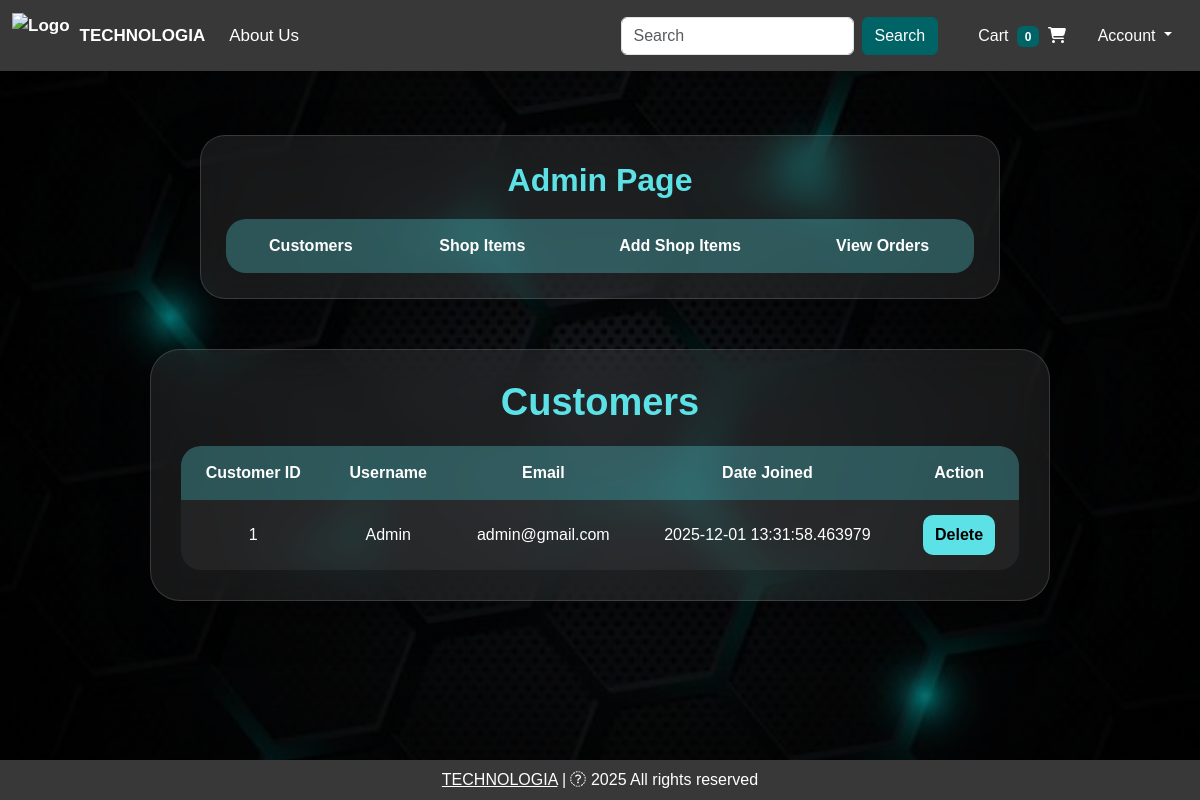
Page /customers (signed in) on the committed database.
### models.py (models this page shows, shortened)
class Customer(db.Model, UserMixin):
    id = db.Column(db.Integer, primary_key=True)
    email = db.Column(db.String(100), unique=True)
    username = db.Column(db.String(100))
    address = db.Column(db.String(200))
    pnumber = db.Column(db.String(20))
    sex = db.Column(db.String(10))
    date_of_birth = db.Column(db.Date)
    profile_picture = db.Column(db.String(255), nullable=True)
    password_hash = db.Column(db.String(150))
    date_joined = db.Column(db.DateTime(), default=datetime.utcnow)
    cart_items = db.relationship('Cart', backref=db.backref('customer', lazy=True))
    orders = db.relationship('Order', backref=db.backref('customer', lazy=True))

### admin.py (the view)
@admin.route('/customers')
@login_required
def display_customers():
    check = admin_required()
    if check:
        return check
    customers = Customer.query.all()
    return render_template('customers.html', customers=customers)

### admin.py (called while the page is built)
def admin_required():
    if not current_user.is_authenticated or current_user.id != 1:
        return render_template('404.html')
    return None

### views.py (called while the page is built)
@views.app_context_processor
def inject_cart_count():
    if current_user.is_authenticated:
        cart_count = Cart.query.filter_by(customer_link=current_user.id).count()
    else:
        cart_count = 0
    return dict(cart_count=cart_count)

### templates/customers.html (shortened to what this page needs)
{% extends 'base.html' %}
{% block body %}
<div class="admin-container">
    <h1>Admin Page</h1>
    <table class="admin-table">
        <tbody>
            <tr>
                <td><a href="/customers">Customers</a></td>
                <td><a href="/shop-items">Shop Items</a></td>
                <td><a href="/add-shop-items">Add Shop Items</a></td>
                <td><a href="/view-orders">View Orders</a></td>
            </tr>
        </tbody>
    </table>
</div>
<div class="customers-container">
    <h1>Customers</h1>
    <table class="customers-table">
        <thead>
            <tr>
                <th>Customer ID</th>
                <th>Username</th>
                <th>Email</th>
                <th>Date Joined</th>
                <th>Action</th>
            </tr>
        </thead>
        <tbody>
            {% for customer in customers %}
            <tr>
                <td>{{ customer.id }}</td>
                <td>{{ customer.username }}</td>
                <td>{{ customer.email }}</td>
                <td>{{ customer.date_joined }}</td>
                <td>
                    <form action="{{ url_for('admin.delete_customer', id=customer.id) }}"
                        method="POST"
                        onsubmit="return confirm('Are you sure you want to delete this customer?');">
                        <button type="submit">Delete</button>
                    </form>
                </td>
            </tr>
            {% endfor %}
        </tbody>
    </table>
</div>
{% endblock %}

### static/css/style.css (style rules this page uses)
body { background-color: #e9e9e9; margin: 0; padding: 0; font-family: sans-serif; }

### templates/base.html (style rules this page uses)
body { background-color: #bffdfa; min-height: 100vh; display: flex; flex-direction: column; }

### templates/customers.html (style rules this page uses)
body { background-image: linear-gradient(rgba(0,0,0,0.55), rgba(0,0,0,0.55)), url('/static/images/BG5.jpg'); background-size: cover; background-repeat: no-repeat; background-position: center; background-attachment: fixed; height: 100vh; font-family: "Poppins", sans-serif; color: #fff; }
.admin-container { max-width: 800px; margin: 40px auto; padding: 25px; background: rgba(255, 255, 255, 0.08); backdrop-filter: blur(20px); border-radius: 25px; border: 1px solid rgba(255, 255, 255, 0.15); box-shadow: 0 15px 45px rgba(0, 0, 0, 0.4); transition: 0.3s ease; }
.admin-container h1 { color: #5ce1e6; font-size: 32px; font-weight: 600; text-align: center; margin-bottom: 20px; }
.admin-table { width: 100%; border-radius: 20px; overflow: hidden; }
.admin-table td { padding: 15px 20px; text-align: center; color: #fff; }
.admin-table tbody tr { background: rgba(92, 225, 230, 0.3); transition: 0.3s ease; }
.admin-table a { color: #fff; font-weight: 600; text-decoration: none; }
.customers-container { max-width: 900px; margin: 50px auto; padding: 30px; background: rgba(255, 255, 255, 0.08); backdrop-filter: blur(20px); border-radius: 30px; border: 1px solid rgba(255, 255, 255, 0.15); box-shadow: 0 15px 45px rgba(0, 0, 0, 0.4); transition: 0.3s ease; }
.customers-container h1 { color: #5ce1e6; font-size: 38px; font-weight: 600; margin-bottom: 20px; text-align: center; }
.customers-table { width: 100%; border-collapse: separate; border-spacing: 0; border-radius: 20px; overflow: hidden; }
.customers-table thead { background: rgba(92, 225, 230, 0.3); color: #000; }
.customers-table th, .customers-table td { padding: 15px 20px; text-align: center; color: #fff; }
.customers-table tbody tr { background: rgba(255, 255, 255, 0.05); transition: 0.3s ease; }
.customers-table button { font-weight: 600; border-radius: 10px; border: none; cursor: pointer; padding: 8px 12px; background-color: #5ce1e6; color: #000; transition: 0.25s ease; }

### rows in the picture
Customer: id "1", username "Admin", email "admin@gmail.com", date_joined "2025-12-01 13:31:58.463979"

### other values in the picture
{{ cart_count }} "0"
